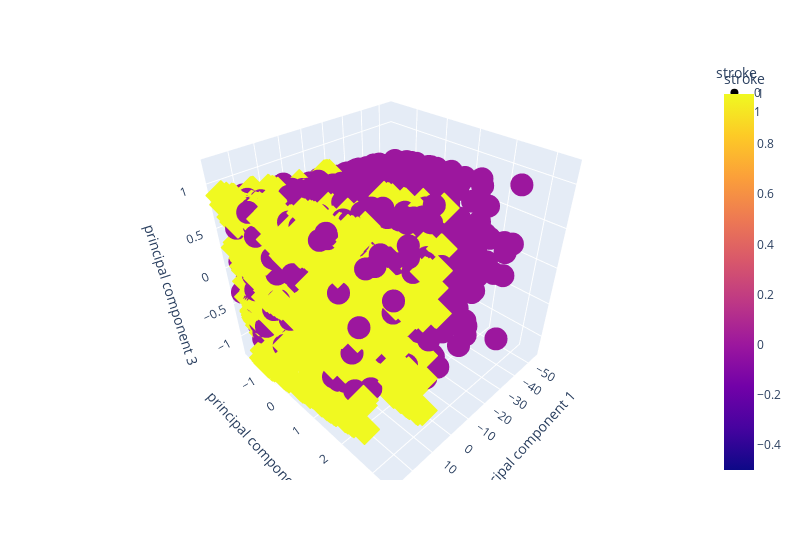

The cell this chart's notebook holds for it:
### Code cell
#add a prediction group for sample data points based on pca and plot the data points of the principal components on stroke
import plotly.express as px
stroke_pca_df = pd.DataFrame(
    data=X_train_pca2, columns=["principal component 1", "principal component 2", "principal component 3", "principal component 4"]
)
stroke_pca_df["stroke"] = y_resampled2
fig = px.scatter_3d(stroke_pca_df, # Changed stroke_pca to stroke_pca_df
    x="principal component 1",
    y="principal component 2",
    z="principal component 3",
    color="stroke",
    symbol="stroke",
    width=800,
)
fig

### Figure 1 — Plotly figure (JSON) as saved in the notebook; plotly's stock layout.template omitted (floating-point values rounded to 4 significant figures; data arrays with more than 128 entries replaced by an {"elided": "..."} marker saying what was removed)
{"data": [{"hovertemplate": "stroke=%{marker.color}<br>principal component 1=%{x}<br>principal component 2=%{y}<br>principal component 3=%{z}<extra></extra>", "legendgroup": "0", "marker": {"color": {"elided": "3039 int values"}, "coloraxis": "coloraxis", "symbol": "circle"}, "mode": "markers", "name": "0", "scene": "scene", "showlegend": true, "type": "scatter3d", "x": {"elided": "3039 float values"}, "y": {"elided": "3039 float values"}, "z": {"elided": "3039 float values"}}, {"hovertemplate": "stroke=%{marker.color}<br>principal component 1=%{x}<br>principal component 2=%{y}<br>principal component 3=%{z}<extra></extra>", "legendgroup": "1", "marker": {"color": {"elided": "3727 int values"}, "coloraxis": "coloraxis", "symbol": "diamond"}, "mode": "markers", "name": "1", "scene": "scene", "showlegend": true, "type": "scatter3d", "x": {"elided": "3727 float values"}, "y": {"elided": "3727 float values"}, "z": {"elided": "3727 float values"}}], "layout": {"coloraxis": {"colorbar": {"title": {"text": "stroke"}}, "colorscale": [[0, "#0d0887"], [0.1111, "#46039f"], [0.2222, "#7201a8"], [0.3333, "#9c179e"], [0.4444, "#bd3786"], [0.5556, "#d8576b"], [0.6667, "#ed7953"], [0.7778, "#fb9f3a"], [0.8889, "#fdca26"], [1, "#f0f921"]]}, "legend": {"title": {"text": "stroke"}, "tracegroupgap": 0}, "margin": {"t": 60}, "scene": {"domain": {"x": [0, 1], "y": [0, 1]}, "xaxis": {"title": {"text": "principal component 1"}}, "yaxis": {"title": {"text": "principal component 2"}}, "zaxis": {"title": {"text": "principal component 3"}}}, "width": 800}}
